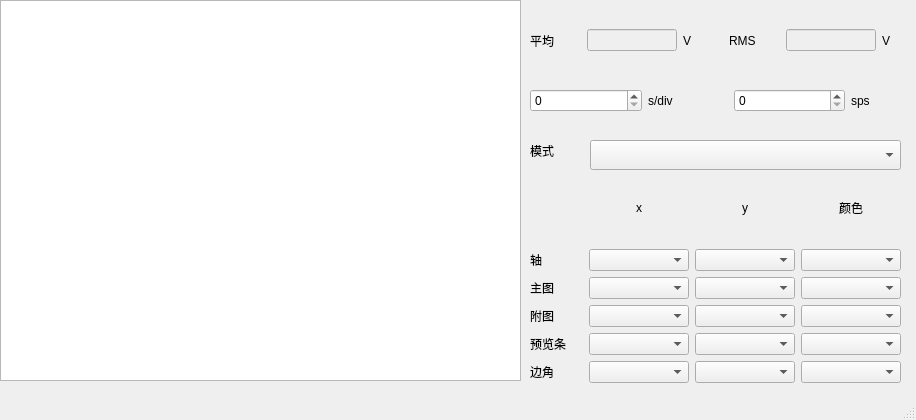
<?xml version="1.0" encoding="UTF-8"?>
<ui version="4.0">
 <class>MainWindow</class>
 <widget class="QMainWindow" name="MainWindow">
  <property name="geometry">
   <rect>
    <x>0</x>
    <y>0</y>
    <width>916</width>
    <height>420</height>
   </rect>
  </property>
  <property name="sizePolicy">
   <sizepolicy hsizetype="Preferred" vsizetype="Preferred">
    <horstretch>0</horstretch>
    <verstretch>0</verstretch>
   </sizepolicy>
  </property>
  <property name="windowTitle">
   <string>MainWindow</string>
  </property>
  <widget class="QWidget" name="centralwidget">
   <widget class="QLabel" name="label_mode">
    <property name="geometry">
     <rect>
      <x>530</x>
      <y>140</y>
      <width>41</width>
      <height>22</height>
     </rect>
    </property>
    <property name="text">
     <string>模式</string>
    </property>
   </widget>
   <widget class="PlotWidget" name="plotwidget">
    <property name="geometry">
     <rect>
      <x>0</x>
      <y>0</y>
      <width>521</width>
      <height>381</height>
     </rect>
    </property>
   </widget>
   <widget class="QWidget" name="gridLayoutWidget_2">
    <property name="geometry">
     <rect>
      <x>530</x>
      <y>80</y>
      <width>371</width>
      <height>41</height>
     </rect>
    </property>
    <layout class="QGridLayout" name="gridLayout_2">
     <item row="0" column="2">
      <spacer name="verticalSpacer">
       <property name="orientation">
        <enum>Qt::Vertical</enum>
       </property>
       <property name="sizeHint" stdset="0">
        <size>
         <width>20</width>
         <height>40</height>
        </size>
       </property>
      </spacer>
     </item>
     <item row="0" column="3">
      <widget class="QSpinBox" name="edit_sps"/>
     </item>
     <item row="0" column="4">
      <widget class="QLabel" name="label_sps">
       <property name="maximumSize">
        <size>
         <width>50</width>
         <height>16777215</height>
        </size>
       </property>
       <property name="text">
        <string>sps</string>
       </property>
      </widget>
     </item>
     <item row="0" column="0">
      <widget class="QSpinBox" name="edit_sDiv">
       <property name="minimum">
        <number>0</number>
       </property>
       <property name="maximum">
        <number>1000</number>
       </property>
      </widget>
     </item>
     <item row="0" column="1">
      <widget class="QLabel" name="label_sDiv">
       <property name="maximumSize">
        <size>
         <width>60</width>
         <height>16777215</height>
        </size>
       </property>
       <property name="text">
        <string>s/div</string>
       </property>
      </widget>
     </item>
    </layout>
   </widget>
   <widget class="QWidget" name="gridLayoutWidget_3">
    <property name="geometry">
     <rect>
      <x>530</x>
      <y>20</y>
      <width>372</width>
      <height>41</height>
     </rect>
    </property>
    <layout class="QGridLayout" name="gridLayout_3">
     <item row="0" column="2">
      <widget class="QLabel" name="label_Vmean">
       <property name="maximumSize">
        <size>
         <width>20</width>
         <height>16777215</height>
        </size>
       </property>
       <property name="text">
        <string>V</string>
       </property>
      </widget>
     </item>
     <item row="0" column="0">
      <widget class="QLabel" name="label_mean">
       <property name="text">
        <string>平均</string>
       </property>
      </widget>
     </item>
     <item row="0" column="1">
      <widget class="QLineEdit" name="edit_Vmean">
       <property name="enabled">
        <bool>false</bool>
       </property>
       <property name="maximumSize">
        <size>
         <width>90</width>
         <height>16777215</height>
        </size>
       </property>
      </widget>
     </item>
     <item row="0" column="3">
      <spacer name="verticalSpacer_2">
       <property name="orientation">
        <enum>Qt::Vertical</enum>
       </property>
       <property name="sizeHint" stdset="0">
        <size>
         <width>20</width>
         <height>40</height>
        </size>
       </property>
      </spacer>
     </item>
     <item row="0" column="4">
      <widget class="QLabel" name="label_rms">
       <property name="text">
        <string>RMS</string>
       </property>
      </widget>
     </item>
     <item row="0" column="5">
      <widget class="QLineEdit" name="edit_Vrms">
       <property name="enabled">
        <bool>false</bool>
       </property>
       <property name="maximumSize">
        <size>
         <width>90</width>
         <height>16777215</height>
        </size>
       </property>
      </widget>
     </item>
     <item row="0" column="6">
      <widget class="QLabel" name="label_Vrms">
       <property name="maximumSize">
        <size>
         <width>20</width>
         <height>16777215</height>
        </size>
       </property>
       <property name="text">
        <string>V</string>
       </property>
      </widget>
     </item>
    </layout>
   </widget>
   <widget class="QComboBox" name="combo_mode">
    <property name="geometry">
     <rect>
      <x>590</x>
      <y>140</y>
      <width>311</width>
      <height>30</height>
     </rect>
    </property>
   </widget>
   <widget class="QWidget" name="gridLayoutWidget">
    <property name="geometry">
     <rect>
      <x>530</x>
      <y>172</y>
      <width>371</width>
      <height>211</height>
     </rect>
    </property>
    <layout class="QGridLayout" name="gridLayout">
     <item row="0" column="3">
      <widget class="QLabel" name="label_Color">
       <property name="minimumSize">
        <size>
         <width>100</width>
         <height>0</height>
        </size>
       </property>
       <property name="text">
        <string>颜色</string>
       </property>
       <property name="alignment">
        <set>Qt::AlignCenter</set>
       </property>
      </widget>
     </item>
     <item row="0" column="0">
      <spacer name="horizontalSpacer">
       <property name="orientation">
        <enum>Qt::Horizontal</enum>
       </property>
       <property name="sizeHint" stdset="0">
        <size>
         <width>60</width>
         <height>20</height>
        </size>
       </property>
      </spacer>
     </item>
     <item row="0" column="2">
      <widget class="QLabel" name="label_Y">
       <property name="minimumSize">
        <size>
         <width>100</width>
         <height>0</height>
        </size>
       </property>
       <property name="text">
        <string>y</string>
       </property>
       <property name="alignment">
        <set>Qt::AlignCenter</set>
       </property>
      </widget>
     </item>
     <item row="4" column="0">
      <widget class="QLabel" name="label_prev">
       <property name="maximumSize">
        <size>
         <width>60</width>
         <height>16777215</height>
        </size>
       </property>
       <property name="text">
        <string>预览条</string>
       </property>
      </widget>
     </item>
     <item row="1" column="0">
      <widget class="QLabel" name="label_axis">
       <property name="maximumSize">
        <size>
         <width>60</width>
         <height>16777215</height>
        </size>
       </property>
       <property name="text">
        <string>轴</string>
       </property>
      </widget>
     </item>
     <item row="0" column="1">
      <widget class="QLabel" name="label_X">
       <property name="minimumSize">
        <size>
         <width>100</width>
         <height>0</height>
        </size>
       </property>
       <property name="text">
        <string>x</string>
       </property>
       <property name="alignment">
        <set>Qt::AlignCenter</set>
       </property>
      </widget>
     </item>
     <item row="2" column="0">
      <widget class="QLabel" name="label_main">
       <property name="maximumSize">
        <size>
         <width>60</width>
         <height>16777215</height>
        </size>
       </property>
       <property name="text">
        <string>主图</string>
       </property>
      </widget>
     </item>
     <item row="3" column="0">
      <widget class="QLabel" name="label_ref">
       <property name="maximumSize">
        <size>
         <width>60</width>
         <height>16777215</height>
        </size>
       </property>
       <property name="text">
        <string>附图</string>
       </property>
      </widget>
     </item>
     <item row="5" column="0">
      <widget class="QLabel" name="label_coner">
       <property name="maximumSize">
        <size>
         <width>60</width>
         <height>16777215</height>
        </size>
       </property>
       <property name="text">
        <string>边角</string>
       </property>
      </widget>
     </item>
     <item row="1" column="1">
      <widget class="QComboBox" name="combo_axisX">
       <property name="minimumSize">
        <size>
         <width>0</width>
         <height>0</height>
        </size>
       </property>
      </widget>
     </item>
     <item row="1" column="2">
      <widget class="QComboBox" name="combo_axisY">
       <property name="minimumSize">
        <size>
         <width>0</width>
         <height>0</height>
        </size>
       </property>
      </widget>
     </item>
     <item row="1" column="3">
      <widget class="QComboBox" name="combo_axisClr">
       <property name="minimumSize">
        <size>
         <width>0</width>
         <height>0</height>
        </size>
       </property>
      </widget>
     </item>
     <item row="2" column="1">
      <widget class="QComboBox" name="combo_mainX"/>
     </item>
     <item row="2" column="2">
      <widget class="QComboBox" name="combo_mainY"/>
     </item>
     <item row="2" column="3">
      <widget class="QComboBox" name="combo_mainClr"/>
     </item>
     <item row="3" column="1">
      <widget class="QComboBox" name="combo_refX"/>
     </item>
     <item row="3" column="2">
      <widget class="QComboBox" name="combo_refY"/>
     </item>
     <item row="3" column="3">
      <widget class="QComboBox" name="combo_refClr"/>
     </item>
     <item row="4" column="1">
      <widget class="QComboBox" name="combo_prevX"/>
     </item>
     <item row="4" column="2">
      <widget class="QComboBox" name="combo_prevY"/>
     </item>
     <item row="4" column="3">
      <widget class="QComboBox" name="combo_prevClr"/>
     </item>
     <item row="5" column="1">
      <widget class="QComboBox" name="combo_conerX"/>
     </item>
     <item row="5" column="2">
      <widget class="QComboBox" name="combo_conerY"/>
     </item>
     <item row="5" column="3">
      <widget class="QComboBox" name="combo_conerClr"/>
     </item>
    </layout>
   </widget>
  </widget>
  <widget class="QMenuBar" name="menubar">
   <property name="geometry">
    <rect>
     <x>0</x>
     <y>0</y>
     <width>916</width>
     <height>34</height>
    </rect>
   </property>
  </widget>
  <widget class="QStatusBar" name="statusbar"/>
 </widget>
 <customwidgets>
  <customwidget>
   <class>PlotWidget</class>
   <extends>QGraphicsView</extends>
   <header>pyqtgraph</header>
  </customwidget>
 </customwidgets>
 <resources/>
 <connections/>
</ui>
